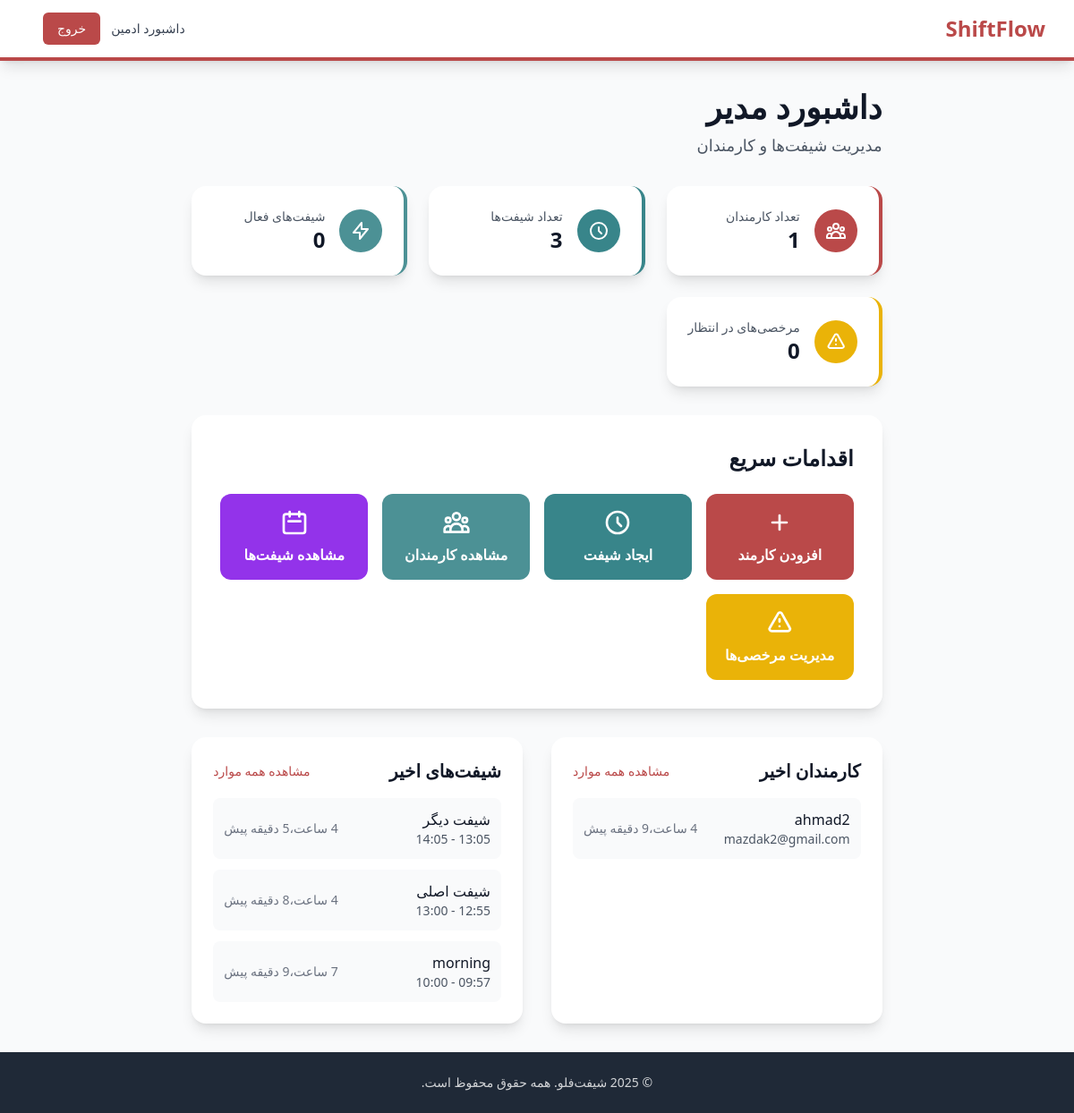
The page /admin-dashboard/ (signed in) on the database as committed earlier.
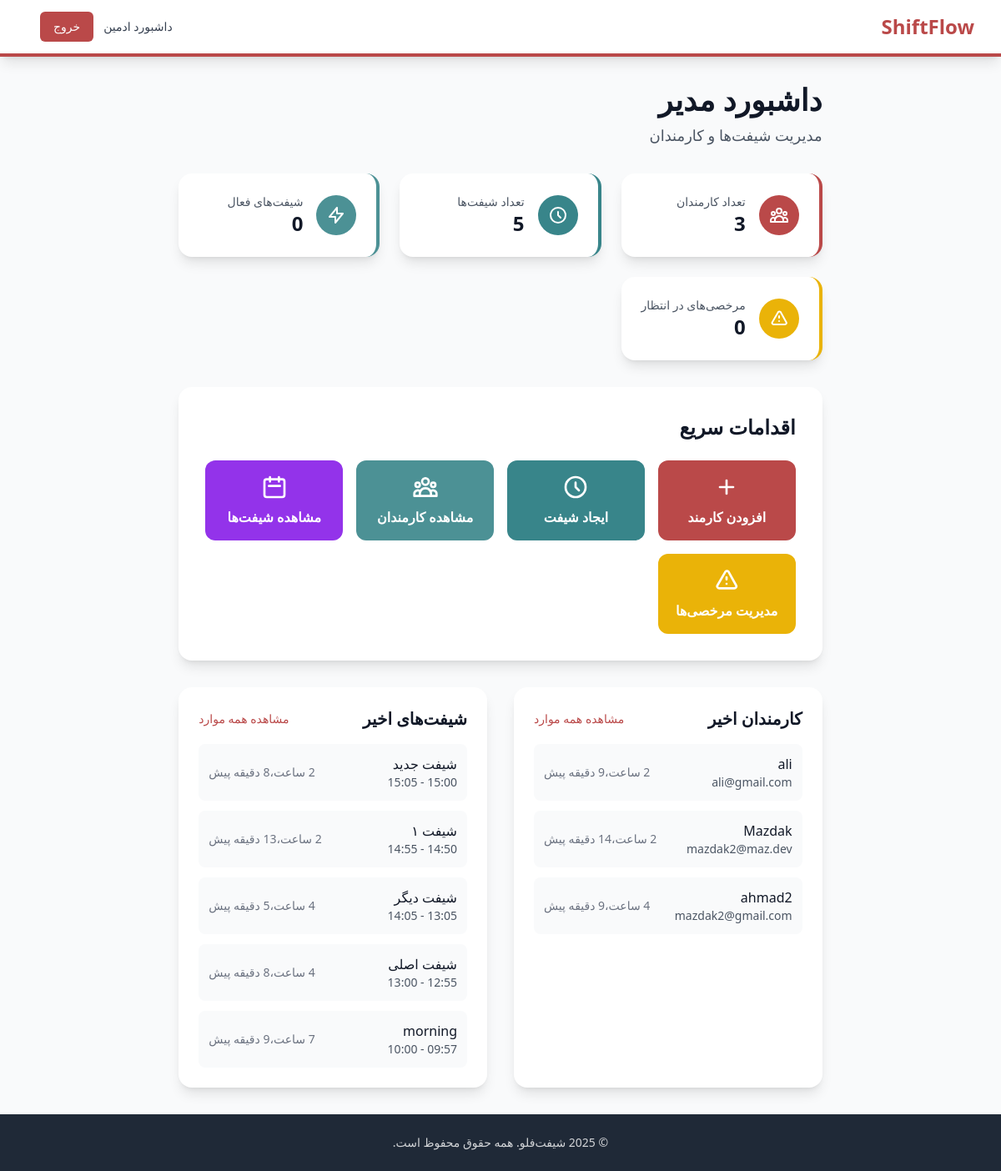
The same page on the database as committed later.
### core/models.py (models this page shows, shortened)
class Employee(models.Model):
    user = models.OneToOneField(User, on_delete=models.CASCADE, related_name='employee_profile')
    name = models.CharField(max_length=100)
    email = models.EmailField(unique=True)
    working_hours = models.DecimalField(
        max_digits=5,
        decimal_places=2,
        default=0.00,
        validators=[MinValueValidator(0.00)]
    )
    created_at = models.DateTimeField(auto_now_add=True)
    updated_at = models.DateTimeField(auto_now=True)
    class Meta:
        ordering = ['name']

class Shift(models.Model):
    name = models.CharField(max_length=100)
    start_time = models.DateTimeField()
    end_time = models.DateTimeField()
    employees = models.ManyToManyField(Employee, related_name='shifts', blank=True)
    created_at = models.DateTimeField(auto_now_add=True)
    updated_at = models.DateTimeField(auto_now=True)
    class Meta:
        ordering = ['start_time']

### admin_dashboard/views.py (the view)
# urls.py: path('', views.dashboard, name='dashboard'),
@login_required
@user_passes_test(is_admin)
def dashboard(request):
    total_employees = Employee.objects.count()
    total_shifts = Shift.objects.count()
    active_shifts = Shift.objects.filter(
        start_time__lte=timezone.now(),
        end_time__gte=timezone.now()
    ).count()
    pending_leaves = Leave.objects.filter(status='pending').count()
    recent_employees = Employee.objects.order_by('-created_at')[:5]
    recent_shifts = Shift.objects.order_by('-created_at')[:5]
    context = {
        'total_employees': total_employees,
        'total_shifts': total_shifts,
        'active_shifts': active_shifts,
        'pending_leaves': pending_leaves,
        'recent_employees': recent_employees,
        'recent_shifts': recent_shifts,
    }
    return render(request, 'admin_dashboard/dashboard.html', context)

### admin_dashboard/views.py (called while the page is built)
def is_admin(user):
    return user.is_staff

### templates/admin_dashboard/dashboard.html (shortened to what the changed rows need)
{% extends "base.html" %}
{% block content %}
<div class="max-w-7xl mx-auto">
  <div class="mb-8">
    <h1 class="text-4xl font-bold text-gray-900 mb-2">داشبورد مدیر</h1>
  </div>
  <div class="grid md:grid-cols-3 gap-6 mb-8">
    <div class="bg-white rounded-2xl shadow-lg p-6 border-r-4 border-pomodoro-red">
      <div class="flex items-center">
        <div>
          <p class="text-sm font-medium text-gray-600">تعداد کارمندان</p>
          <p class="text-2xl font-bold text-gray-900">{{ total_employees }}</p>
        </div>
      </div>
    </div>
    <div class="bg-white rounded-2xl shadow-lg p-6 border-r-4 border-pomodoro-blue">
      <div class="flex items-center">
        <div>
          <p class="text-sm font-medium text-gray-600">تعداد شیفت‌ها</p>
          <p class="text-2xl font-bold text-gray-900">{{ total_shifts }}</p>
        </div>
      </div>
    </div>
  </div>
  <div class="bg-white rounded-2xl shadow-lg p-8 mb-8">
    <h2 class="text-2xl font-bold text-gray-900 mb-6">اقدامات سریع</h2>
  </div>
  <div class="grid md:grid-cols-2 gap-8">
    <div class="bg-white rounded-2xl shadow-lg p-6">
      {% if recent_employees %}
        <div class="space-y-3">
          {% for employee in recent_employees %}
            <div class="flex items-center justify-between p-3 bg-gray-50 rounded-lg">
              <div>
                <p class="font-medium text-gray-900">{{ employee.name }}</p>
                <p class="text-sm text-gray-600">{{ employee.email }}</p>
              </div>
              <span class="text-sm text-gray-500">{{ employee.created_at|timesince }} پیش</span>
            </div>
          {% endfor %}
        </div>
      {% else %}
        <p class="text-gray-500 text-center py-4">هنوز کارمندی ثبت نشده است</p>
      {% endif %}
    </div>
    <div class="bg-white rounded-2xl shadow-lg p-6">
      {% if recent_shifts %}
        <div class="space-y-3">
          {% for shift in recent_shifts %}
            <div class="flex items-center justify-between p-3 bg-gray-50 rounded-lg">
              <div>
                <p class="font-medium text-gray-900">{{ shift.name }}</p>
                <p class="text-sm text-gray-600">{{ shift.start_time|time:"H:i" }} - {{ shift.end_time|time:"H:i" }}</p>
              </div>
              <span class="text-sm text-gray-500">{{ shift.created_at|timesince }} پیش</span>
            </div>
          {% endfor %}
        </div>
      {% else %}
        <p class="text-gray-500 text-center py-4">هنوز شیفتی ثبت نشده است</p>
      {% endif %}
    </div>
  </div>
</div>
{% endblock %}

Rows that differ between the two databases and show on the page:
added Employee: name "ali", email "ali@gmail.com", created_at "2 ساعت،9 دقیقه"
added Employee: name "Mazdak", email "mazdak2@maz.dev", created_at "2 ساعت،14 دقیقه"
added Shift: name "شیفت جدید", end_time "15:05", created_at "2 ساعت،8 دقیقه"
added Shift: name "شیفت ۱", end_time "14:55", created_at "2 ساعت،13 دقیقه"
Other text that changed with them:
{{ total_employees }}: "1" → "3"
{{ total_shifts }}: "3" → "5"
